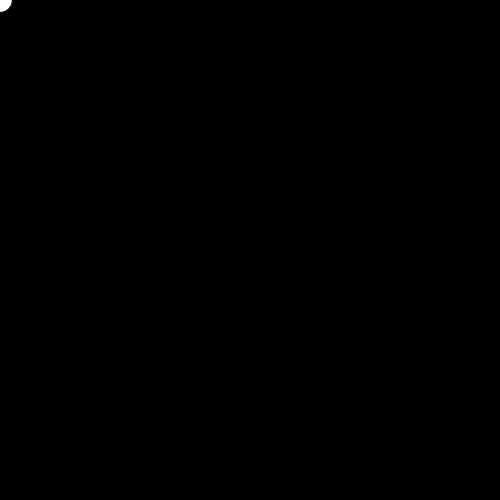
Frame 1 (no input)
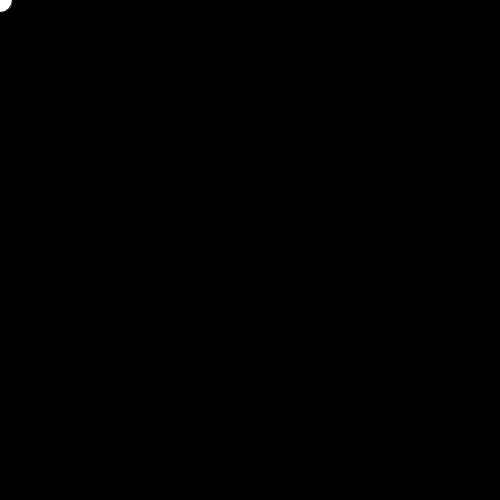
Frame 60 (no input)
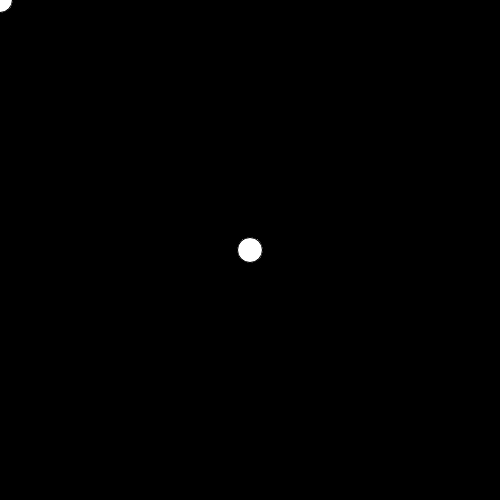
Frame 120 (the mouse pressed at the canvas centre since frame 60)

The p5.js sketch that drew these frames (run headless with seeded random() and noise() and a simulated clock; from frame 60 on, the mouse is pressed at the canvas centre):

// p5.js sketch
// ── sketch.js
function setup() {
    createCanvas(500, 500);
    background(0, 0, 0);
}

function draw() {
    ellipse(mouseX, mouseY, 25, 25)
    // let r = random(0, 255);
    // let g = random(0, 255);
    // let b = random(0, 255);
    // fill(r, g, b);

    // let xPos = random(0, 500);
    // let yPos = random(0, 500);
    // ellipse(xPos, yPos, 25, 25);
}
//p5 hs a secret variable called mouseX and mouseY which tracks the location of the mouse
function mouseClicked() {
    let r = random(0, 255);
    let g = random(0, 255);
    let b = random(0, 255);
    fill(r, g, b);

    //ellipse(250, 250, 100, 100);
}
